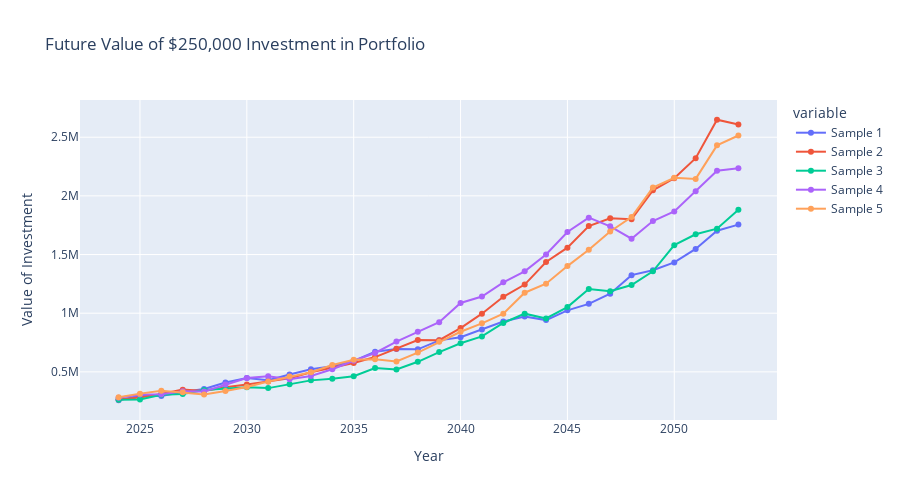

Write notebook code for a chart like this one.
### Code cell
#pulling the returns from the futures dataframe, preparation for the forecasting function
aggressive = list(future_returns['Aggressive Future'])
moderate = list(future_returns['Moderate Future'])
conservative = list(future_returns['Conservative Future'])



#based on the rate distrinbution patterns, the negative counter function is only used for the aggressive return rates
def negative_counter(list):
    neg_counter = 0
    for r in range(len(list)):
        if list[r] < 0:
            neg_counter += 1
    percent_negative = (neg_counter/len(list))*100
    return percent_negative

def positive_change_counter(list):
    pos_change_counter = 0
    for i in range(len(list)-1):
        if list[i] < list[i+1]:
            pos_change_counter += 1
    percent_pos_change = (pos_change_counter/len(list))*100
    return percent_pos_change

def retirement_forecast(investor, investment, years):
    sample_count = 0
    forecast_rates = []
    forecast_samples = {}
    #creating a sample that follows the same patterns of positive and negative change, as well as negative returns 
    while sample_count < 5:
        forecast_rates = random.sample(investor, years)
        negative = negative_counter(forecast_rates)
        positive_change = positive_change_counter(forecast_rates)
        if investor == conservative or investor == moderate:
            if positive_change >= 40 and positive_change <= 50:
                column_name = 'Sample ' + str(sample_count+1)
                forecast_samples[column_name] = forecast_rates
                sample_count += 1
        else:
            if negative > 10 and positive_change >= 40 and positive_change <= 50:
                column_name = 'Sample ' + str(sample_count+1)
                forecast_samples[column_name] = forecast_rates
                sample_count += 1

    #create dataframe from the dictionary
    forecast_df = pd.DataFrame(forecast_samples)
    #create  year column, starting with the current year and adding a year for each row
    forecast_df['Year'] = datetime.now().year + forecast_df.index
    forecast_df.set_index('Year', inplace=True)
    #pull in initial investment
    initial_investment = investment
    #create a new dataframe to hold the future value of the investment  
    future_value = pd.DataFrame()   
    for i in range(5):
        future_value['Sample ' + str(i+1)] = initial_investment*(1 + forecast_df['Sample ' + str(i+1)]).cumprod()
    future_value['Year'] = forecast_df.index
    future_value.set_index('Year', inplace=True)
    #create a plot of the future values of the investment
    fig = px.line(future_value, title=f'Future Value of ${initial_investment:,} Investment in Portfolio',
                labels={'value':'Value of Investment', 'Year':'Year'},
                width=900, height=500, markers=True)
    fig.show()

    #print the highest and lowest investment value for the final year, in addition to the average return rate
    final_year = future_value.index[-1]
    highest_value = future_value.iloc[-1].max()
    lowest_value = future_value.iloc[-1].min()
    average_value = (highest_value + lowest_value)/2
    return_forecast = (forecast_df.mean().mean())*100

    print(f'The highest projected value in {final_year} is: ${highest_value:,.0f}')
    print(f'The lowest projected value in {final_year} is: ${lowest_value:,.0f}')
    print(f'The average projected value in {final_year} is: ${average_value:,.0f}')
    print(f'The average return rate for the portfolio is: {return_forecast:.2f}%')

retirement_forecast(aggressive, 250000,30)

### Figure 1 — Plotly figure (JSON) as saved in the notebook; plotly's stock layout.template omitted (floating-point values rounded to 4 significant figures)
{"data": [{"hovertemplate": "variable=Sample 1<br>Year=%{x}<br>Value of Investment=%{y}<extra></extra>", "legendgroup": "Sample 1", "line": {"color": "#636efa", "dash": "solid"}, "marker": {"symbol": "circle"}, "mode": "markers+lines", "name": "Sample 1", "orientation": "v", "showlegend": true, "type": "scatter", "x": [2024, 2025, 2026, 2027, 2028, 2029, 2030, 2031, 2032, 2033, 2034, 2035, 2036, 2037, 2038, 2039, 2040, 2041, 2042, 2043, 2044, 2045, 2046, 2047, 2048, 2049, 2050, 2051, 2052, 2053], "xaxis": "x", "y": [258000.0, 295700.0, 294400.0, 329100.0, 354200.0, 409900.0, 447700.0, 429400.0, 477400.0, 522100.0, 547400.0, 592300.0, 671400.0, 694600.0, 691700.0, 768500.0, 795700.0, 861300.0, 929300.0, 971600.0, 941200.0, 1024000.0, 1080000.0, 1166000.0, 1324000.0, 1366000.0, 1433000.0, 1548000.0, 1703000.0, 1755000.0], "yaxis": "y"}, {"hovertemplate": "variable=Sample 2<br>Year=%{x}<br>Value of Investment=%{y}<extra></extra>", "legendgroup": "Sample 2", "line": {"color": "#EF553B", "dash": "solid"}, "marker": {"symbol": "circle"}, "mode": "markers+lines", "name": "Sample 2", "orientation": "v", "showlegend": true, "type": "scatter", "x": [2024, 2025, 2026, 2027, 2028, 2029, 2030, 2031, 2032, 2033, 2034, 2035, 2036, 2037, 2038, 2039, 2040, 2041, 2042, 2043, 2044, 2045, 2046, 2047, 2048, 2049, 2050, 2051, 2052, 2053], "xaxis": "x", "y": [265200.0, 280600.0, 311300.0, 348600.0, 337700.0, 368900.0, 392800.0, 417700.0, 444500.0, 496900.0, 536200.0, 576300.0, 626100.0, 697300.0, 771000.0, 770200.0, 873100.0, 995900.0, 1140000.0, 1244000.0, 1436000.0, 1559000.0, 1742000.0, 1809000.0, 1801000.0, 2048000.0, 2151000.0, 2322000.0, 2649000.0, 2609000.0], "yaxis": "y"}, {"hovertemplate": "variable=Sample 3<br>Year=%{x}<br>Value of Investment=%{y}<extra></extra>", "legendgroup": "Sample 3", "line": {"color": "#00cc96", "dash": "solid"}, "marker": {"symbol": "circle"}, "mode": "markers+lines", "name": "Sample 3", "orientation": "v", "showlegend": true, "type": "scatter", "x": [2024, 2025, 2026, 2027, 2028, 2029, 2030, 2031, 2032, 2033, 2034, 2035, 2036, 2037, 2038, 2039, 2040, 2041, 2042, 2043, 2044, 2045, 2046, 2047, 2048, 2049, 2050, 2051, 2052, 2053], "xaxis": "x", "y": [262600.0, 264900.0, 304300.0, 311900.0, 344400.0, 355000.0, 369000.0, 361500.0, 394200.0, 427400.0, 440900.0, 463100.0, 532900.0, 520300.0, 585900.0, 668600.0, 743300.0, 802200.0, 916500.0, 996000.0, 955300.0, 1052000.0, 1205000.0, 1187000.0, 1240000.0, 1357000.0, 1580000.0, 1672000.0, 1720000.0, 1881000.0], "yaxis": "y"}, {"hovertemplate": "variable=Sample 4<br>Year=%{x}<br>Value of Investment=%{y}<extra></extra>", "legendgroup": "Sample 4", "line": {"color": "#ab63fa", "dash": "solid"}, "marker": {"symbol": "circle"}, "mode": "markers+lines", "name": "Sample 4", "orientation": "v", "showlegend": true, "type": "scatter", "x": [2024, 2025, 2026, 2027, 2028, 2029, 2030, 2031, 2032, 2033, 2034, 2035, 2036, 2037, 2038, 2039, 2040, 2041, 2042, 2043, 2044, 2045, 2046, 2047, 2048, 2049, 2050, 2051, 2052, 2053], "xaxis": "x", "y": [278900.0, 307100.0, 309700.0, 334100.0, 332600.0, 393100.0, 447600.0, 463100.0, 437900.0, 465300.0, 522300.0, 594500.0, 661000.0, 758500.0, 842900.0, 923300.0, 1087000.0, 1142000.0, 1263000.0, 1357000.0, 1501000.0, 1692000.0, 1814000.0, 1740000.0, 1635000.0, 1786000.0, 1867000.0, 2039000.0, 2215000.0, 2235000.0], "yaxis": "y"}, {"hovertemplate": "variable=Sample 5<br>Year=%{x}<br>Value of Investment=%{y}<extra></extra>", "legendgroup": "Sample 5", "line": {"color": "#FFA15A", "dash": "solid"}, "marker": {"symbol": "circle"}, "mode": "markers+lines", "name": "Sample 5", "orientation": "v", "showlegend": true, "type": "scatter", "x": [2024, 2025, 2026, 2027, 2028, 2029, 2030, 2031, 2032, 2033, 2034, 2035, 2036, 2037, 2038, 2039, 2040, 2041, 2042, 2043, 2044, 2045, 2046, 2047, 2048, 2049, 2050, 2051, 2052, 2053], "xaxis": "x", "y": [283000.0, 314400.0, 339300.0, 325400.0, 307600.0, 337700.0, 370800.0, 418400.0, 460300.0, 497000.0, 558100.0, 602600.0, 608400.0, 589300.0, 664300.0, 756100.0, 842000.0, 913800.0, 996200.0, 1175000.0, 1251000.0, 1402000.0, 1540000.0, 1696000.0, 1819000.0, 2071000.0, 2154000.0, 2145000.0, 2431000.0, 2515000.0], "yaxis": "y"}], "layout": {"height": 500, "legend": {"title": {"text": "variable"}, "tracegroupgap": 0}, "title": {"text": "Future Value of $250,000 Investment in Portfolio"}, "width": 900, "xaxis": {"anchor": "y", "domain": [0, 1], "title": {"text": "Year"}}, "yaxis": {"anchor": "x", "domain": [0, 1], "title": {"text": "Value of Investment"}}}}
